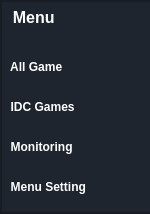
        <widget class="QFrame" name="frame_left_menu">
         <property name="minimumSize">
          <size>
           <width>150</width>
           <height>0</height>
          </size>
         </property>
         <property name="maximumSize">
          <size>
           <width>20</width>
           <height>16777215</height>
          </size>
         </property>
         <property name="styleSheet">
          <string notr="true">background-color: rgb(31, 37, 47);</string>
         </property>
         <property name="frameShape">
          <enum>QFrame::StyledPanel</enum>
         </property>
         <property name="frameShadow">
          <enum>QFrame::Raised</enum>
         </property>
         <layout class="QVBoxLayout" name="verticalLayout_4">
          <property name="spacing">
           <number>0</number>
          </property>
          <property name="leftMargin">
           <number>0</number>
          </property>
          <property name="topMargin">
           <number>0</number>
          </property>
          <property name="rightMargin">
           <number>0</number>
          </property>
          <property name="bottomMargin">
           <number>0</number>
          </property>
          <item alignment="Qt::AlignLeft|Qt::AlignTop">
           <widget class="QFrame" name="menu_frame">
            <property name="minimumSize">
             <size>
              <width>150</width>
              <height>0</height>
             </size>
            </property>
            <property name="frameShape">
             <enum>QFrame::StyledPanel</enum>
            </property>
            <property name="frameShadow">
             <enum>QFrame::Raised</enum>
            </property>
            <layout class="QVBoxLayout" name="verticalLayout_5">
             <property name="spacing">
              <number>0</number>
             </property>
             <property name="leftMargin">
              <number>0</number>
             </property>
             <property name="topMargin">
              <number>0</number>
             </property>
             <property name="rightMargin">
              <number>0</number>
             </property>
             <property name="bottomMargin">
              <number>0</number>
             </property>
             <item alignment="Qt::AlignLeft">
              <widget class="QPushButton" name="Btn_slide">
               <property name="minimumSize">
                <size>
                 <width>150</width>
                 <height>0</height>
                </size>
               </property>
               <property name="maximumSize">
                <size>
                 <width>100</width>
                 <height>16777215</height>
                </size>
               </property>
               <property name="font">
                <font>
                 <pointsize>12</pointsize>
                 <weight>75</weight>
                 <bold>true</bold>
                </font>
               </property>
               <property name="styleSheet">
                <string notr="true">QPushButton
{
text-align: left;
color: rgb(255, 255, 255);
background:transparent;
margin-bottom: 20px;
height: 30px;
border-radius: 5px;
padding-left: 2px;
}
QPushButton:hover
{
	background-color: rgba(0, 172, 252, 50);
}
QPushButton:pressed
{  
	background-color: rgba(0, 120, 252, 150);
    border-style: inset;
    border-width: 2px;

}
</string>
               </property>
               <property name="text">
                <string>  Menu</string>
               </property>
               <property name="icon">
                <iconset>
                 <normaloff>icons/menu.svg</normaloff>icons/menu.svg</iconset>
               </property>
               <property name="iconSize">
                <size>
                 <width>20</width>
                 <height>20</height>
                </size>
               </property>
              </widget>
             </item>
             <item>
              <widget class="QPushButton" name="Allgame">
               <property name="minimumSize">
                <size>
                 <width>150</width>
                 <height>20</height>
                </size>
               </property>
               <property name="font">
                <font>
                 <weight>75</weight>
                 <bold>true</bold>
                </font>
               </property>
               <property name="styleSheet">
                <string notr="true">QPushButton
{
text-align: left;
;
color: rgb(255, 255, 255);
background:transparent;
margin-bottom: 10px;
height: 30px;
border-radius: 5px;
padding-left: 2px;
}
QPushButton:hover
{
	background-color: rgba(0, 172, 252, 50);
}
QPushButton:pressed
{  
	background-color: rgba(0, 120, 252, 150);
    border-style: inset;
    border-width: 2px;

}
</string>
               </property>
               <property name="text">
                <string>  All Game</string>
               </property>
               <property name="icon">
                <iconset>
                 <normaloff>icons/layers.svg</normaloff>icons/layers.svg</iconset>
               </property>
               <property name="iconSize">
                <size>
                 <width>20</width>
                 <height>20</height>
                </size>
               </property>
              </widget>
             </item>
             <item>
              <widget class="QPushButton" name="idc">
               <property name="font">
                <font>
                 <weight>75</weight>
                 <bold>true</bold>
                </font>
               </property>
               <property name="styleSheet">
                <string notr="true">QPushButton
{
text-align: left;
color: rgb(255, 255, 255);
background:transparent;
margin-bottom: 10px;
height: 30px;
border-radius: 5px;
padding-left: 2px;
}
QPushButton:hover
{
	background-color: rgba(0, 172, 252, 50);
}
QPushButton:pressed
{  
	background-color: rgba(0, 120, 252, 150);
    border-style: inset;
    border-width: 2px;

}
</string>
               </property>
               <property name="text">
                <string>  IDC Games</string>
               </property>
               <property name="icon">
                <iconset>
                 <normaloff>icons/server.svg</normaloff>icons/server.svg</iconset>
               </property>
               <property name="iconSize">
                <size>
                 <width>20</width>
                 <height>20</height>
                </size>
               </property>
              </widget>
             </item>
             <item alignment="Qt::AlignLeft">
              <widget class="QPushButton" name="Monitor">
               <property name="sizePolicy">
                <sizepolicy hsizetype="Minimum" vsizetype="Fixed">
                 <horstretch>0</horstretch>
                 <verstretch>0</verstretch>
                </sizepolicy>
               </property>
               <property name="minimumSize">
                <size>
                 <width>150</width>
                 <height>20</height>
                </size>
               </property>
               <property name="font">
                <font>
                 <weight>75</weight>
                 <bold>true</bold>
                </font>
               </property>
               <property name="autoFillBackground">
                <bool>false</bool>
               </property>
               <property name="styleSheet">
                <string notr="true">QPushButton
{
text-align: left;
color: rgb(255, 255, 255);
background:transparent;
margin-bottom: 10px;
height: 30px;
border-radius: 5px;
padding-left: 2px;
}
QPushButton:hover
{
	background-color: rgba(0, 172, 252, 50);
}
QPushButton:pressed
{  
	background-color: rgba(0, 120, 252, 150);
    border-style: inset;
    border-width: 2px;

}
</string>
               </property>
               <property name="text">
                <string>  Monitoring</string>
               </property>
               <property name="icon">
                <iconset>
                 <normaloff>icons/monitor.svg</normaloff>icons/monitor.svg</iconset>
               </property>
               <property name="iconSize">
                <size>
                 <width>20</width>
                 <height>20</height>
                </size>
               </property>
               <property name="flat">
                <bool>false</bool>
               </property>
              </widget>
             </item>
             <item>
              <widget class="QPushButton" name="Setting">
               <property name="minimumSize">
                <size>
                 <width>150</width>
                 <height>20</height>
                </size>
               </property>
               <property name="maximumSize">
                <size>
                 <width>150</width>
                 <height>16777215</height>
                </size>
               </property>
               <property name="font">
                <font>
                 <weight>75</weight>
                 <bold>true</bold>
                </font>
               </property>
               <property name="layoutDirection">
                <enum>Qt::LeftToRight</enum>
               </property>
               <property name="autoFillBackground">
                <bool>false</bool>
               </property>
               <property name="styleSheet">
                <string notr="true">QPushButton
{
text-align: left;
color: rgb(255, 255, 255);
background:transparent;
margin-bottom: 10px;
height: 30px;
border-radius: 5px;
padding-left: 2px;
}
QPushButton:hover
{
	background-color: rgba(0, 172, 252, 50);
}
QPushButton:pressed
{  
	background-color: rgba(0, 120, 252, 150);
    border-style: inset;
    border-width: 2px;

}
</string>
               </property>
               <property name="text">
                <string>  Menu Setting</string>
               </property>
               <property name="icon">
                <iconset>
                 <normaloff>icons/settings.svg</normaloff>icons/settings.svg</iconset>
               </property>
               <property name="iconSize">
                <size>
                 <width>20</width>
                 <height>20</height>
                </size>
               </property>
              </widget>
             </item>
            </layout>
           </widget>
          </item>
         </layout>
        </widget>
